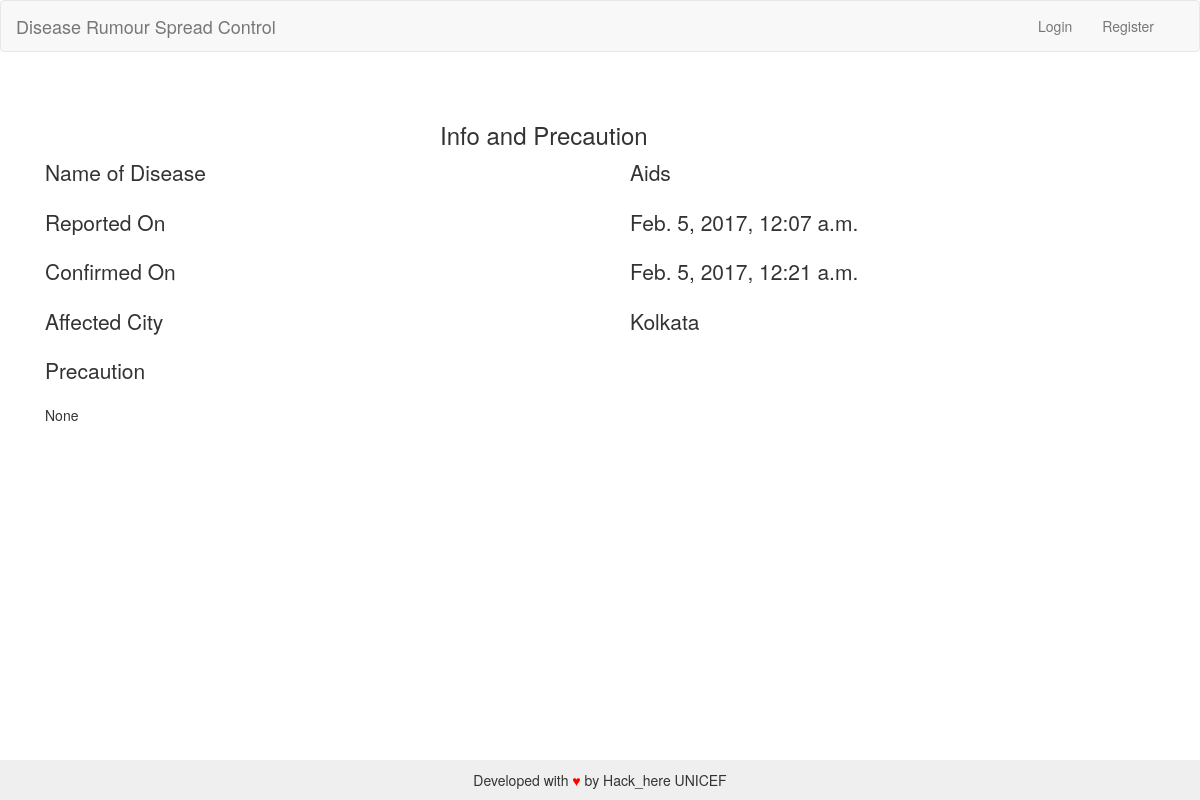
Before: /view/rumour/10/ with the older database file.
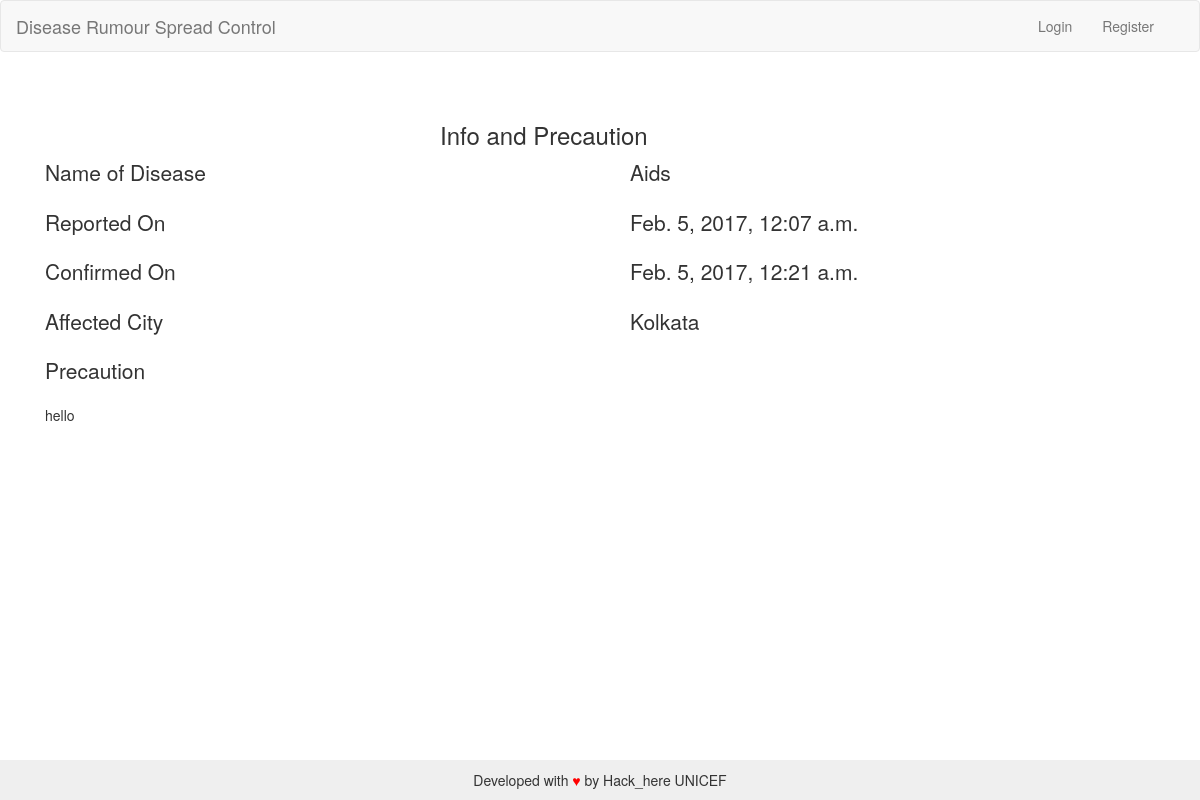
After: the same page with the newer database file.
### healt/models.py (models this page shows, shortened)
class Query(models.Model):
    posted_by = models.ForeignKey(UserProfile,on_delete=models.CASCADE,blank=True, null=True)
    verified_by = models.ForeignKey(HealthOfficer,on_delete=models.CASCADE,blank=True, null=True)
    name = models.CharField(max_length=50)
    number_of_affected = models.IntegerField()
    affected_city = models.CharField(max_length=20)   # can be others
    number_of_casualties = models.IntegerField()
    status = models.CharField(max_length=20, choices=state)
    affected_age_group = models.CharField(max_length=20, choices=AGE_GROUP)
    posted_date = models.DateTimeField(auto_now_add=True)
    verified_date = models.DateTimeField(blank=True, null=True)
    precaution = models.TextField(blank=True, null=True)

### healt/views.py (the view)
# urls.py: url(r'^view/rumour/(?P<id>[\w.@+-]+)/',viewRumour),
def viewRumour(requests,id):
    q = Query.objects.get(id=id)
    if not q.status == "Confirmed":
        return redirect("/")
    return render(requests,"viewRumour.html",{
        'q':q
    })

### templates/viewRumour.html (shortened to what this page needs)
{% extends "base.html"%}
{% block content %}
    <div class="container" style="margin-top:30px;">
        <h3 class="col-md-8 col-md-offset-4"> Info and Precaution</h3>
            <div class="row">
                    <div class="col-md-6 lead"> Name of Disease </div>
                    <div class="col-md-6 lead"> {{q.name}}</div>
                </div>
            <div class="row">
                    <div class="col-md-6 lead"> Reported On</div>
                    <div class="col-md-6 lead"> {{q.posted_date}}</div>
                </div>
            <div class="row">
                    <div class="col-md-6 lead"> Confirmed On </div>
                    <div class="col-md-6 lead"> {{q.verified_date}}</div>
                </div>
            <div class="row">
                    <div class="col-md-6 lead"> Affected City </div>
                    <div class="col-md-6 lead"> {{q.affected_city}}</div>
                </div>
                <div class="row">
                    <div class="col-md-12 lead"> Precaution</div>
                    <div class="col-md-12 "> {{q.precaution}}</div>
                </div>
        </div>
{% endblock %}

Changed rows visible on the page:
changed Query "Aids": precaution "None" → "hello"
